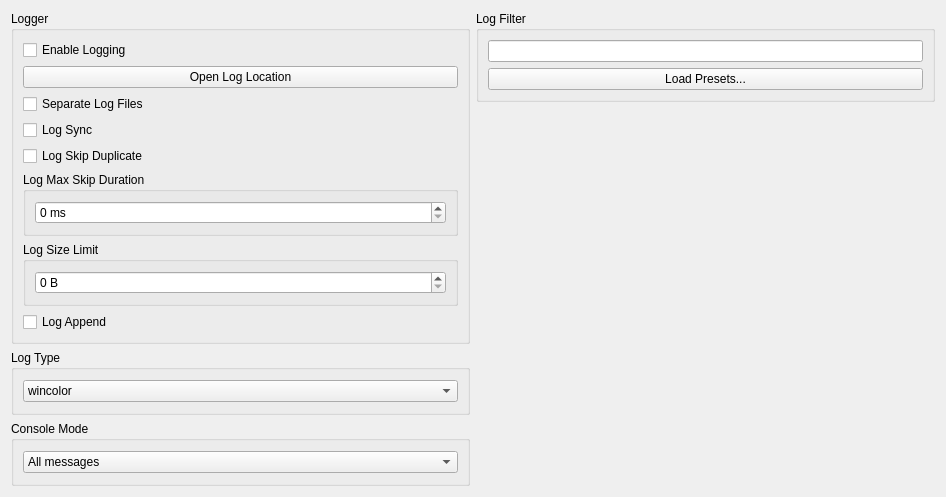
      <widget class="QWidget" name="logTabContents">
       <property name="geometry">
        <rect>
         <x>0</x>
         <y>0</y>
         <width>946</width>
         <height>497</height>
        </rect>
       </property>
       <property name="sizePolicy">
        <sizepolicy hsizetype="Preferred" vsizetype="Fixed">
         <horstretch>0</horstretch>
         <verstretch>0</verstretch>
        </sizepolicy>
       </property>
       <layout class="QVBoxLayout" name="logTabVLayout" stretch="0">
        <item>
         <layout class="QHBoxLayout" name="horizontalLayout_log">
          <property name="leftMargin">
           <number>0</number>
          </property>
          <property name="topMargin">
           <number>0</number>
          </property>
          <item>
           <layout class="QVBoxLayout" name="loggerTabLayoutLeft">
            <item>
             <widget class="QGroupBox" name="loggerGroupBox">
              <property name="sizePolicy">
               <sizepolicy hsizetype="Expanding" vsizetype="Preferred">
                <horstretch>0</horstretch>
                <verstretch>0</verstretch>
               </sizepolicy>
              </property>
              <property name="title">
               <string>Logger</string>
              </property>
              <layout class="QVBoxLayout" name="loggerLayout">
               <item>
                <widget class="QCheckBox" name="logEnableCheckBox">
                 <property name="text">
                  <string>Enable Logging</string>
                 </property>
                </widget>
               </item>
               <item>
                <widget class="QPushButton" name="logOpenLocationButton">
                 <property name="text">
                  <string>Open Log Location</string>
                 </property>
                </widget>
               </item>
               <item>
                <widget class="QCheckBox" name="logSeparateCheckBox">
                 <property name="text">
                  <string>Separate Log Files</string>
                 </property>
                </widget>
               </item>
               <item>
                <widget class="QCheckBox" name="logSyncCheckBox">
                 <property name="text">
                  <string>Log Sync</string>
                 </property>
                </widget>
               </item>
               <item>
                <widget class="QCheckBox" name="logSkipDuplicateCheckBox">
                 <property name="text">
                  <string>Log Skip Duplicate</string>
                 </property>
                </widget>
               </item>
               <item>
                <widget class="QGroupBox" name="logMaxSkipDurationGroupBox">
                 <property name="title">
                  <string>Log Max Skip Duration</string>
                 </property>
                 <layout class="QHBoxLayout" name="logMaxSkipDurationBoxLayout">
                  <item>
                   <widget class="QSpinBox" name="logMaxSkipDurationLineEdit">
                    <property name="suffix">
                     <string> ms</string>
                    </property>
                    <property name="maximum">
                     <number>9999999</number>
                    </property>
                   </widget>
                  </item>
                 </layout>
                </widget>
               </item>
               <item>
                <widget class="QGroupBox" name="logSizeLimitGroupBox">
                 <property name="title">
                  <string>Log Size Limit</string>
                 </property>
                 <layout class="QHBoxLayout" name="logSizeLimitBoxLayout">
                  <item>
                   <widget class="QSpinBox" name="logSizeLimitLineEdit">
                    <property name="suffix">
                     <string> B</string>
                    </property>
                    <property name="maximum">
                     <number>999999999</number>
                    </property>
                   </widget>
                  </item>
                 </layout>
                </widget>
               </item>
               <item>
                <widget class="QCheckBox" name="logAppendCheckBox">
                 <property name="text">
                  <string>Log Append</string>
                 </property>
                </widget>
               </item>
              </layout>
             </widget>
            </item>
            <item>
             <widget class="QGroupBox" name="logTypeGroupBox">
              <property name="maximumSize">
               <size>
                <width>16777215</width>
                <height>16777215</height>
               </size>
              </property>
              <property name="title">
               <string>Log Type</string>
              </property>
              <layout class="QVBoxLayout" name="logTypeBoxLayout">
               <item>
                <widget class="QComboBox" name="logTypeComboBox">
                 <item>
                  <property name="text">
                   <string>wincolor</string>
                  </property>
                 </item>
                 <item>
                  <property name="text">
                   <string>msvc</string>
                  </property>
                 </item>
                </widget>
               </item>
              </layout>
             </widget>
            </item>
            <item>
             <widget class="QGroupBox" name="logConsoleModeGroupBox">
              <property name="title">
               <string>Console Mode</string>
              </property>
              <layout class="QVBoxLayout" name="logConsoleModeBoxLayout">
               <item>
                <widget class="QComboBox" name="logConsoleModeComboBox">
                 <item>
                  <property name="text">
                   <string>All messages</string>
                  </property>
                 </item>
                 <item>
                  <property name="text">
                   <string>Events only</string>
                  </property>
                 </item>
                </widget>
               </item>
              </layout>
             </widget>
            </item>
           </layout>
          </item>
          <item>
           <layout class="QVBoxLayout" name="verticalLayout_15">
            <item>
             <widget class="QGroupBox" name="logFilter">
              <property name="title">
               <string>Log Filter</string>
              </property>
              <layout class="QVBoxLayout" name="logFilterLayout">
               <item>
                <widget class="QLineEdit" name="logFilterLineEdit"/>
               </item>
               <item>
                <widget class="QPushButton" name="logPresetsButton">
                 <property name="text">
                  <string>Load Presets...</string>
                 </property>
                </widget>
               </item>
              </layout>
             </widget>
            </item>
            <item>
             <spacer name="verticalSpacer_6">
              <property name="orientation">
               <enum>Qt::Orientation::Vertical</enum>
              </property>
              <property name="sizeHint" stdset="0">
               <size>
                <width>20</width>
                <height>40</height>
               </size>
              </property>
             </spacer>
            </item>
           </layout>
          </item>
         </layout>
        </item>
       </layout>
      </widget>
